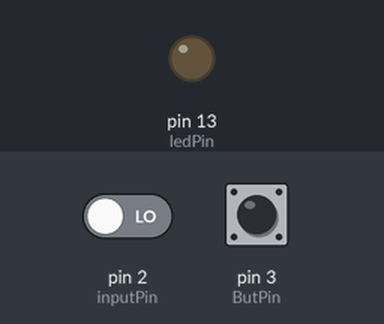
A sketch run on a simulated Arduino Uno, built with avr-gcc and run on an emulated ATmega328P. On the bench: output pins drawn as LEDs (lit = HIGH). Inputs (shaded band) come from the test bench; at power-on: pin 3 (ButPin) LOW, pin 2 (inputPin) LOW.

Above: at 1.2 s.
1.3 s: pin 3 (ButPin) pulled HIGH for 0.15 s
At 1.37 s:
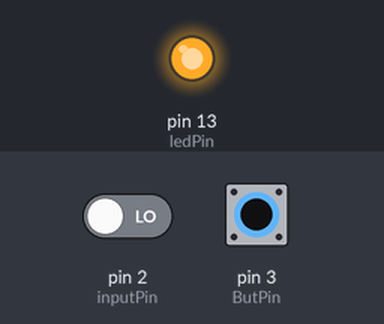
4.4 s: pin 3 (ButPin) pulled HIGH for 3.2 s
At 9.0 s:
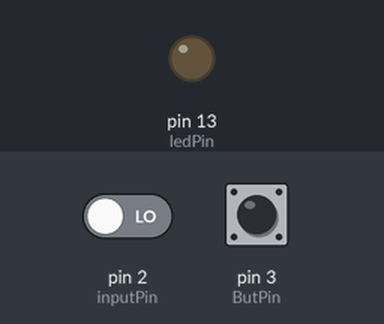
Timing chart, 0 to 10.5 s (numbered marks = the images above; inputs shaded):
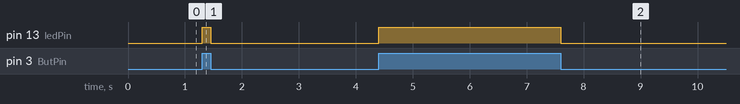

The sketch:

Task1.3C.ino
```cpp
/*
 * TaskM1.T1P
 */

int ledPin = 13;                // Inbuilt led pin
int inputPin = 2;               // Input pin
int pirState = LOW;             // start pir as LOW
int val = 0;					// input pin value

int ButPin = 3;
int ButState = 0;

void setup() {
  pinMode(ledPin, OUTPUT);
  pinMode(inputPin, INPUT);
  pinMode(ButPin, INPUT);

  attachInterrupt(digitalPinToInterrupt(inputPin), toggle, HIGH);
  attachInterrupt(digitalPinToInterrupt(ButPin), toggleButton, HIGH);

  Serial.begin(9600);
}

void loop(){

	delay(5000);

}

void toggle() {
  val = digitalRead(inputPin);  // read input value
  if (val == HIGH) {            // check if the input is HIGH
    if (pirState == LOW) {
      // we have just turned on
      Serial.println("Motion HIGH");
      pirState = HIGH;
    }
  } else {
    if (pirState == HIGH){
      // we have just turned of
      Serial.println("Motion LOW");
      pirState = LOW;
    }
  }
}

void toggleButton(){
  	ButState = digitalRead(ButPin);

  if (ButState == HIGH){
   digitalWrite(ledPin, HIGH); // turn LED ON
  }
  else{
   digitalWrite(ledPin, LOW); // turn LED OFF
  }


}
```

Measured:
- after the input at 1.3 s, pin 13 (ledPin): LOW → HIGH at once, → LOW 0.15 s later
- after the input at 4.4 s, pin 13 (ledPin): LOW → HIGH at once, → LOW 3.2 s later
